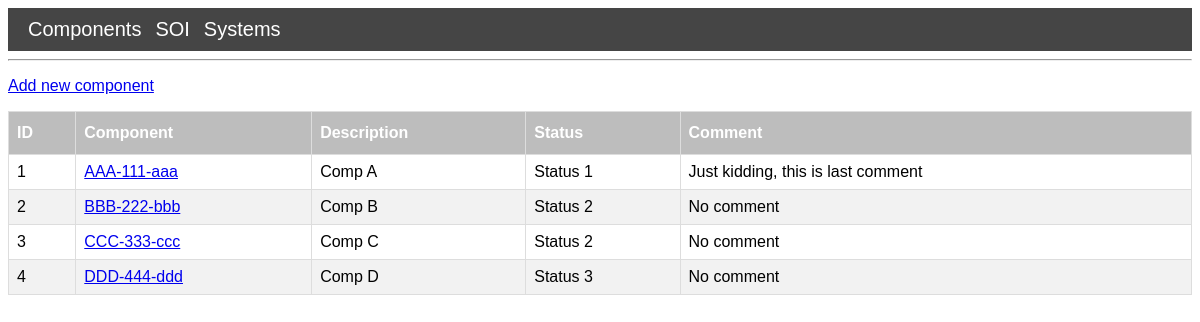
The page /components_list on the database its author committed.
### app/models.py (models this page shows, shortened)
class Component(db.Model):
    component_id = db.Column(db.Integer, primary_key=True)
    component_name = db.Column(db.String(160), unique=True)
    component_description = db.Column(db.String(160))
    component_status = db.Column(db.String(160))
    component_comments = db.relationship(
        "ComponentComment", backref="component", lazy=True
    )
    soi_joint = db.relationship("ComponentSoi", backref="component", lazy=True)

class ComponentComment(db.Model):
    component_comment_id = db.Column(db.Integer, primary_key=True)
    what_component_id = db.Column(db.Integer, db.ForeignKey("component.component_id"))
    component_comment_text = db.Column(db.String(160))
    timestamp = db.Column(db.DateTime, index=True, default=datetime.utcnow)

### app/routes.py (the view)
@app.route("/components_list")
def components_list():
    components = Component.query.order_by(Component.component_id.asc())
    components_id = [x.component_id for x in components]
    all_comments = [
        Component.query.filter_by(component_id=x).first().component_comments
        for x in components_id
    ]
    last_comments = [
        x[-1].component_comment_text if x else "No comment" for x in all_comments
    ]
    return render_template(
        "lists/components_list.html",
        title="Components",
        components=components,
        last_comments=last_comments,
    )

### app/templates/lists/components_list.html
{% extends "base.html" %}
{% block content %}
<a href="/components_list/add_new_component">Add new component</a>
<body>
  <table>
    <thead>
      <tr>
        <th>ID</th>
        <th>Component</th>
        <th>Description</th>
        <th>Status</th>
        <th>Comment</th>
      </tr>
    </thead>
    <tbody>
      {% for component in components %}
      <tr>
        <td>{{ component.component_id }}</td>
        <td><a href="{{ url_for('component_view', component_id=component.component_id) }}">{{ component.component_name }}</a></td>
        <td>{{ component.component_description }}</td>
        <td>{{ component.component_status }}</td>
        <td>{{ last_comments[loop.index -1] }}</td>
      </tr>
      {% endfor %}
    </tbody>
  </table>
</body>
{% endblock %}

### app/static/css/styles.css (style rules this page uses)
a, p, b, li { font-family: Arial, Helvetica, sans-serif; font-size: 16px; }
table { font-family: Helvetica; border-collapse: collapse; width: 100%; }
td, th { border: 1px solid #ddd; padding: 8px; }
tr:nth-child(even) { background-color: #f2f2f2; }
th { padding-top: 12px; padding-bottom: 12px; text-align: left; background-color: #bdbdbd; color: white; }

### rows shown on the page
Component: component_id "1", component_name "AAA-111-aaa", component_description "Comp A", component_status "Status 1"
ComponentComment: component_comment_text "Just kidding, this is last comment"
Component: component_id "2", component_name "BBB-222-bbb", component_description "Comp B", component_status "Status 2", last_comments "No comment"
Component: component_id "3", component_name "CCC-333-ccc", component_description "Comp C", component_status "Status 2", last_comments "No comment"
Component: component_id "4", component_name "DDD-444-ddd", component_description "Comp D", component_status "Status 3", last_comments "No comment"
